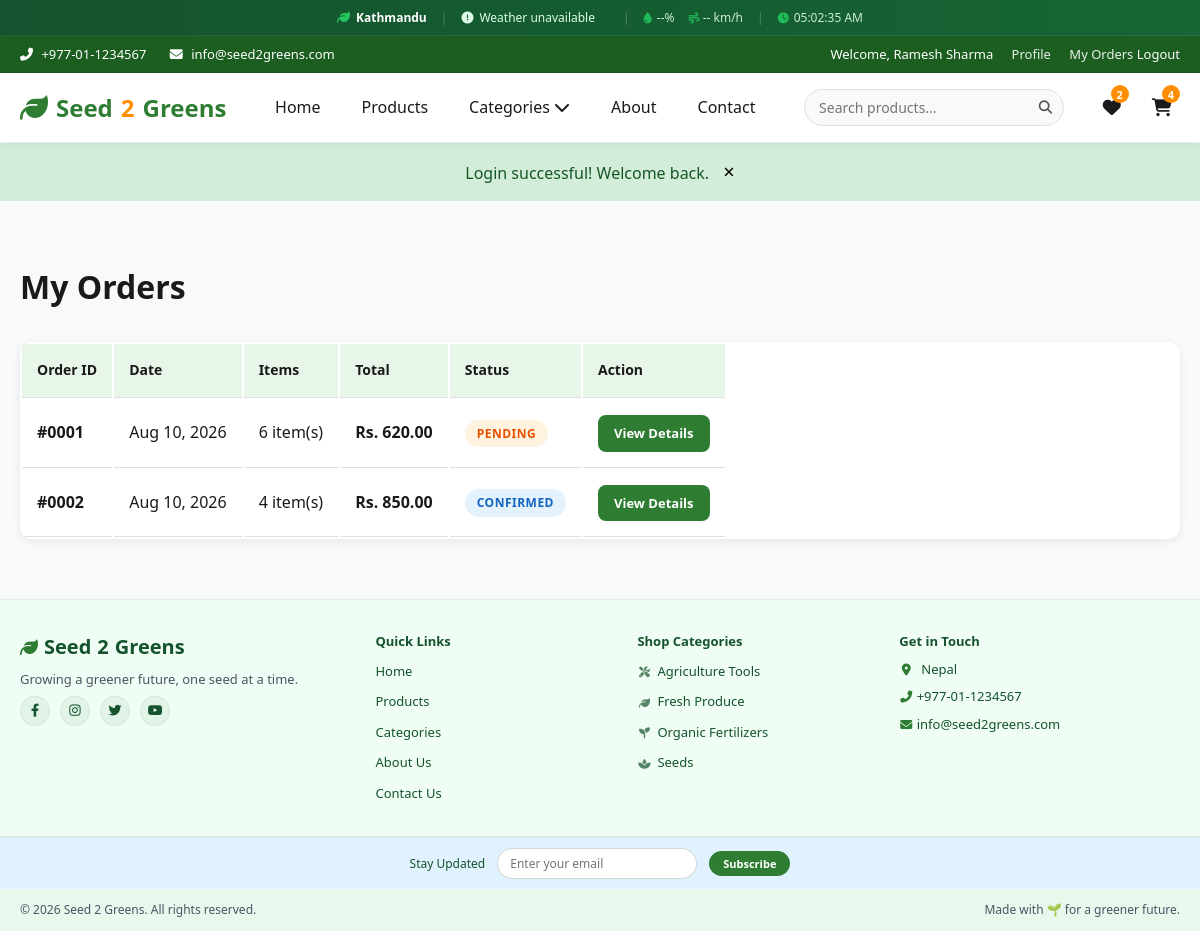
Screenshot of /orders.php (signed in) with the database file from the repository.
### tables this page shows
CREATE TABLE orders (
    id INT PRIMARY KEY AUTO_INCREMENT,
    user_id INT NOT NULL,
    order_date TIMESTAMP DEFAULT CURRENT_TIMESTAMP,
    total_amount DECIMAL(10,2) NOT NULL,
    delivery_fee DECIMAL(10,2) DEFAULT 0.00,
    status ENUM('Pending', 'Confirmed', 'Processing', 'Shipped', 'Delivered', 'Cancelled') DEFAULT 'Pending',
    payment_method VARCHAR(50) DEFAULT 'Cash on Delivery',
    customer_name VARCHAR(100) NOT NULL,
    customer_email VARCHAR(100) NOT NULL,
    customer_phone VARCHAR(20) NOT NULL,
    customer_address TEXT NOT NULL,
    receipt_data MEDIUMTEXT DEFAULT NULL,
    receipt_mime VARCHAR(100) DEFAULT NULL,
    receipt_type ENUM('image', 'pdf') DEFAULT NULL,
    created_at TIMESTAMP DEFAULT CURRENT_TIMESTAMP,
    updated_at TIMESTAMP DEFAULT CURRENT_TIMESTAMP ON UPDATE CURRENT_TIMESTAMP,
    FOREIGN KEY (user_id) REFERENCES users(id) ON DELETE RESTRICT ON UPDATE CASCADE,
    INDEX idx_user (user_id),
    INDEX idx_status (status),
    INDEX idx_date (order_date)
);

### includes/functions.php (called while the page is built, shortened)
<?php
$db = Database::getInstance()->getConnection();
function sanitize($data) {
    return htmlspecialchars(trim($data), ENT_QUOTES, 'UTF-8');
}
function getOrderItems($order_id) {
    global $db;
    $stmt = $db->prepare("
        SELECT oi.*, p.name as product_name, p.image as product_image
        FROM order_items oi
        JOIN products p ON oi.product_id = p.id
        WHERE oi.order_id = ?
    ");
    $stmt->execute([$order_id]);
    return $stmt->fetchAll();
}
function getUserOrders($user_id) {
    global $db;
    $stmt = $db->prepare("
        SELECT * FROM orders WHERE user_id = ? ORDER BY created_at DESC
    ");
    $stmt->execute([$user_id]);
    return $stmt->fetchAll();
}

### orders.php (the view, shortened to what this page needs)
<?php
require_once __DIR__ . '/includes/functions.php';
$user_id = $_SESSION['user_id'];
$orders = getUserOrders($user_id);
?>
<?php include __DIR__ . '/includes/header.php'; ?>
<div class="section">
    <div class="container">
        <h1 class="section-title" style="text-align: left; margin-bottom: 30px;">My Orders</h1>
        <?php if (empty($orders)): ?>
            <div class="empty-cart">
                <i class="fas fa-box"></i>
                <h3>No Orders Yet</h3>
                <p>You haven't placed any orders yet. Start shopping now!</p>
                <a href="products.php" class="btn btn-primary">Browse Products</a>
            </div>
        <?php else: ?>
            <div class="orders-table">
                <table>
                    <thead>
                        <tr>
                            <th>Order ID</th>
                            <th>Date</th>
                            <th>Items</th>
                            <th>Total</th>
                            <th>Status</th>
                            <th>Action</th>
                        </tr>
                    </thead>
                    <tbody>
                        <?php foreach ($orders as $order):
                            $order_items = getOrderItems($order['id']);
                            $items_count = 0;
                            foreach ($order_items as $oi) {
                                $items_count += $oi['quantity'];
                            }
                        ?>
                            <tr>
                                <td><strong>#<?php echo str_pad($order['id'], 4, '0', STR_PAD_LEFT); ?></strong></td>
                                <td><?php echo date('M d, Y', strtotime($order['order_date'])); ?></td>
                                <td><?php echo $items_count; ?> item(s)</td>
                                <td><strong>Rs. <?php echo number_format($order['total_amount'], 2); ?></strong></td>
                                <td><span class="status status-<?php echo strtolower($order['status']); ?>"><?php echo sanitize($order['status']); ?></span></td>
                                <td>
                                    <a href="order-details.php?id=<?php echo $order['id']; ?>" class="btn btn-primary btn-sm">View Details</a>
                                </td>
                            </tr>
                        <?php endforeach; ?>
                    </tbody>
                </table>
            </div>
        <?php endif; ?>
    </div>
</div>
<?php include __DIR__ . '/includes/footer.php'; ?>

### assets/css/style.css (style rules this page uses)
* { margin: 0; padding: 0; box-sizing: border-box; }
body { font-family: 'Segoe UI', Tahoma, Geneva, Verdana, sans-serif; color: var(--text-dark); background-color: var(--bg-light); line-height: 1.6; overflow-x: hidden; }
a { text-decoration: none; color: inherit; transition: var(--transition); }
.container { max-width: 1200px; margin: 0 auto; padding: 0 20px; }
.btn { display: inline-block; padding: 12px 24px; border-radius: var(--radius); font-weight: 600; font-size: 14px; text-align: center; transition: var(--transition); border: none; cursor: pointer; text-decoration: none; }
.btn-primary { background: var(--primary); color: white; }
.btn-sm { padding: 8px 16px; font-size: 13px; }
.section { padding: 60px 0; }
.section-title { font-size: 32px; font-weight: 700; text-align: center; margin-bottom: 10px; color: var(--text-dark); }
.orders-table { width: 100%; background: var(--bg-white); border-radius: var(--radius-lg); box-shadow: var(--shadow); overflow: hidden; }
.orders-table th, .orders-table td { padding: 15px; text-align: left; border-bottom: 1px solid var(--border); }
.orders-table th { background: var(--bg-green); font-weight: 600; font-size: 14px; }
.status { padding: 5px 12px; border-radius: 20px; font-size: 12px; font-weight: 600; display: inline-block; }
.status-pending { background: #fff3cd; color: #856404; }
.status-confirmed { background: #d1ecf1; color: #0c5460; }
.status { display: inline-block; padding: 4px 12px; border-radius: 20px; font-size: 12px; font-weight: 600; text-transform: uppercase; letter-spacing: 0.5px; }
.status-pending { background: #fff3e0; color: #e65100; }
.status-confirmed { background: #e3f2fd; color: #1565c0; }

### rows the page displays
orders: id "0001", order_date "Aug 10, 2026", items_count "6", total_amount "620.00", status "PENDING"
orders: id "0002", order_date "Aug 10, 2026", items_count "4", total_amount "850.00", status "CONFIRMED"

### other values shown
$_SESSION['user_name'] "Ramesh Sharma"
count(getWishlistItems($_SESSION['user_id'])) "2"
getCartCount($_SESSION['user_id']) "4"
$flash['message'] "Login successful! Welcome back."
